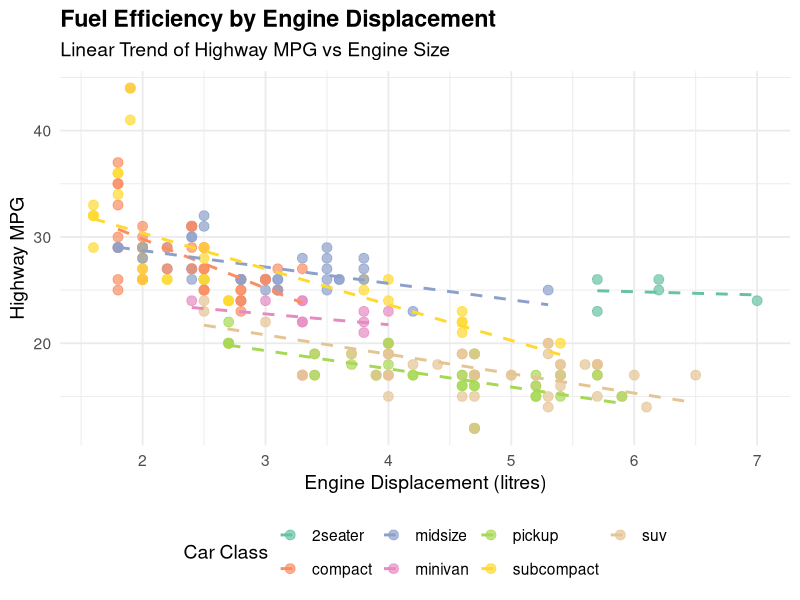

Here is the R script that generated this plot:
## ---- chunk 1
suppressPackageStartupMessages(library(tidyverse))
## ---- chunk 2

ggplot(mpg, aes(x = displ, y = hwy, color = class)) +
  geom_point(size = 3, alpha = 0.7) +
  geom_smooth(method = "lm", formula = y ~ x, se = FALSE, linetype = "dashed") +
  scale_color_brewer(palette = "Set2") +
  labs(
    title = "Fuel Efficiency by Engine Displacement",
    subtitle = "Linear Trend of Highway MPG vs Engine Size",
    x = "Engine Displacement (litres)",
    y = "Highway MPG",
    color = "Car Class"
  ) +
  theme_minimal(base_size = 14) +
  theme(
    plot.title = element_text(face = "bold"),
    legend.position = "bottom"
  )


